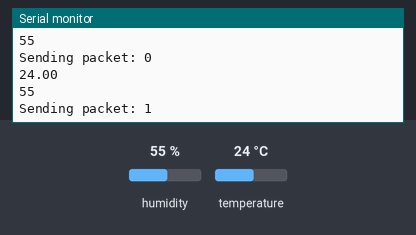
Bench run of a sketch on a simulated Arduino Uno, built with avr-gcc and run on an emulated ATmega328P. On the bench: the last lines printed to the serial monitor. The inputs (shaded band) are chosen by the test bench; at power-on: humidity 55 %, temperature 24 °C. No radio packets arrive unless stated.

Above: at 5.9 s.
6.0 s: humidity set to 22 %
At 11.6 s:
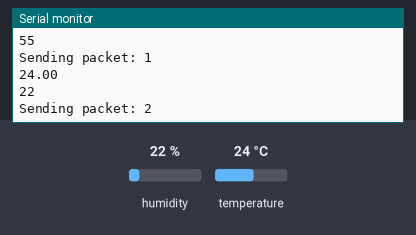
12.1 s: temperature set to 12 °C
At 16.1 s:
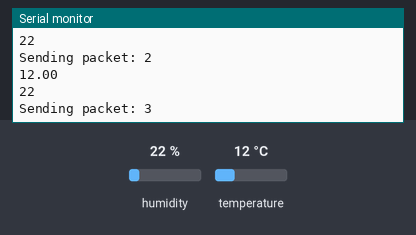
18.2 s: humidity set to 40 %
At 21.8 s:
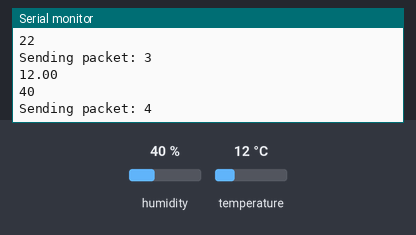
Timing chart, 0 to 23.3 s (numbered marks = the images above; inputs shaded):
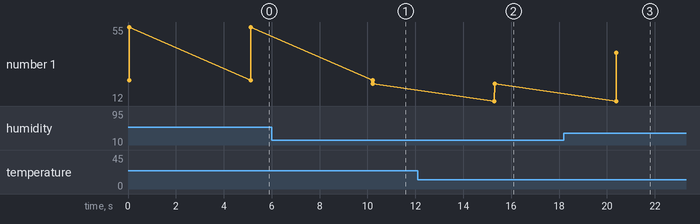

Measured:
- after the input at 6.0 s, the serial monitor: prints a new line after 4.2 s (image 1)
- after the input at 12.1 s, the serial monitor: prints a new line after 3.2 s (image 2)
- after the input at 18.2 s, the serial monitor: prints a new line after 2.2 s (image 3)
- plotted number 1: 55 → 22 after the input at 6.0 s, 22 → 40 after the input at 18.2 s

The sketch:

loratemphum.ino
```cpp
#include <SPI.h>

#include <LoRa.h>

#include "DHT.h"

#define DHTPIN A0     // what pin we're connected to

#define DHTTYPE DHT11   // DHT 11

DHT dht(DHTPIN, DHTTYPE);

int hum;

float temp; //Stores temperature value

int counter = 0;

void setup() {

  Serial.begin(9600);

  dht.begin();

  while (!Serial);

  Serial.println("LoRa Sender");

  if (!LoRa.begin(433E6)) {

    Serial.println("Starting LoRa failed!");

    while (1);

  }

}

void loop() {

  temp = dht.readTemperature();
  Serial.println(temp);
  hum = dht.readHumidity();
  Serial.println( hum);
  Serial.print("Sending packet: ");

  Serial.println(counter);

  // send packet

  LoRa.beginPacket();

  LoRa.print("Humi:"+String(hum)+"TEMP:"+String(temp));

 // LoRa.print(hum);

  //LoRa.print("c");

  //LoRa.print("/Temp:");

  //LoRa.print(temp);
  //LoRa.print(",");

  LoRa.endPacket();

  counter++;

  delay(5000);

}
```
